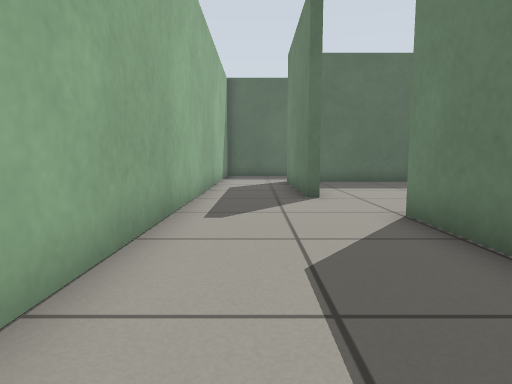
View 1 (above)

13 first-person views from a walk through a Gazebo world. The camera is 0.5 m above the floor, tilts 6° down and sees 75° across. The floor is counted in squares, 0.5 m on a side. Each view is taken from the middle of a square. On the plan, view 1 faces up. The plan holds only what a view shows up to about 12 squares ahead; the rest is blank.

View 2
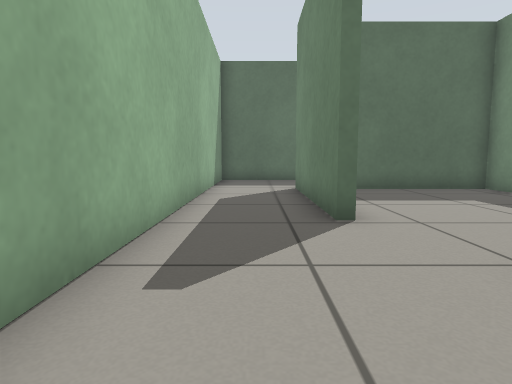

View 3
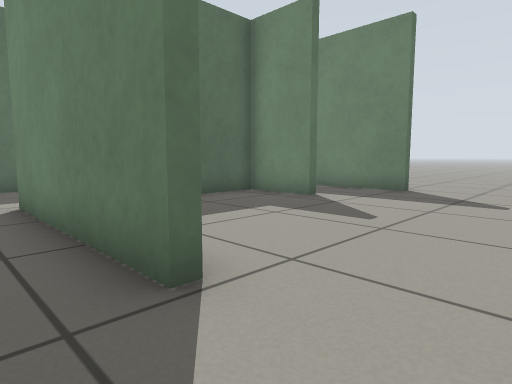

View 4
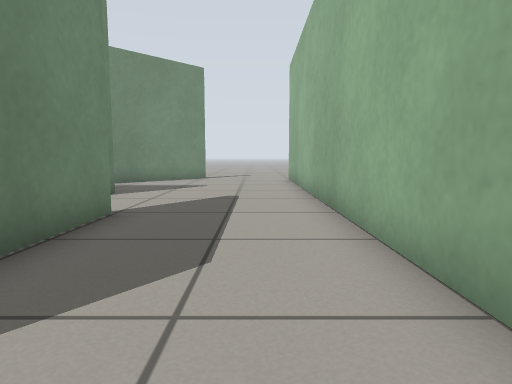

View 5
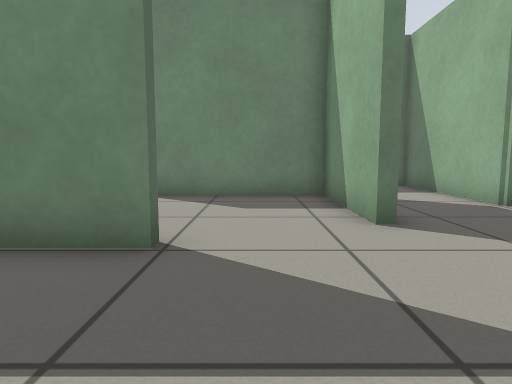

View 6
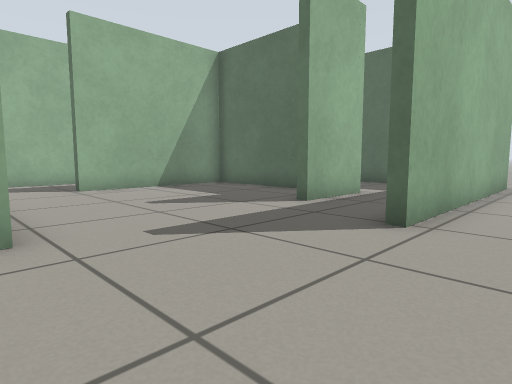

View 7
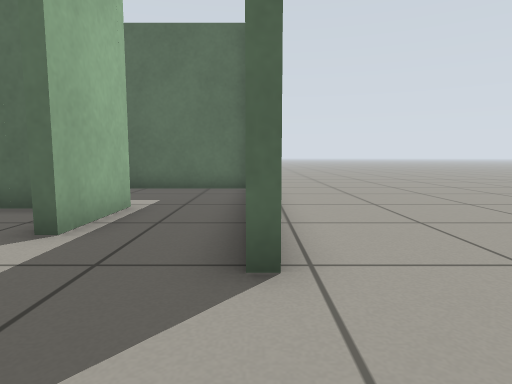

View 8
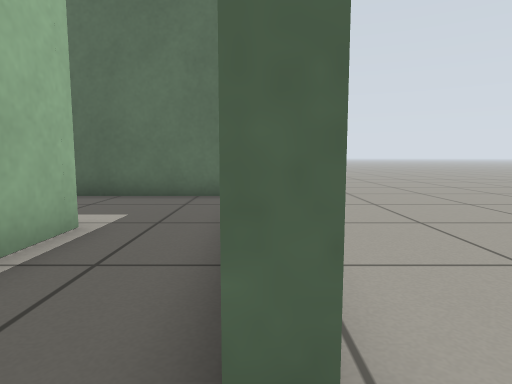

View 9
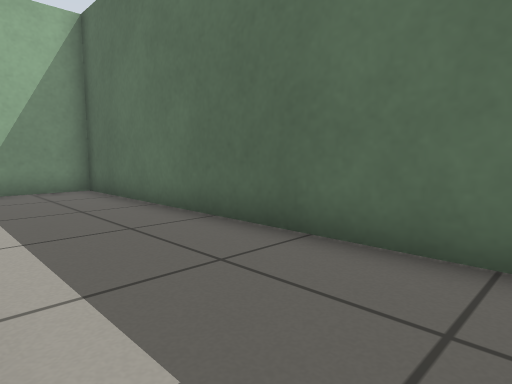

View 10
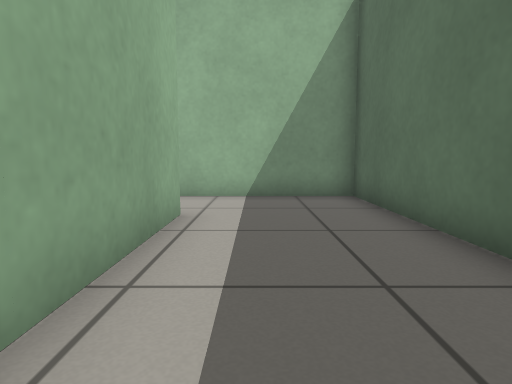

View 11
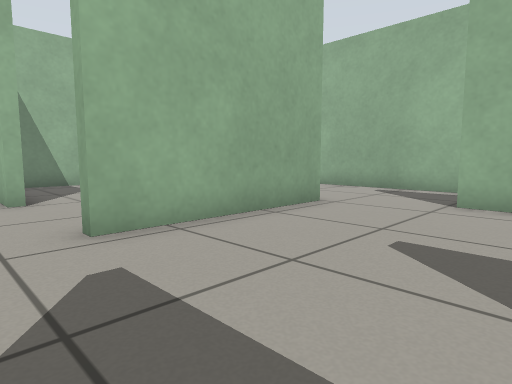

View 12
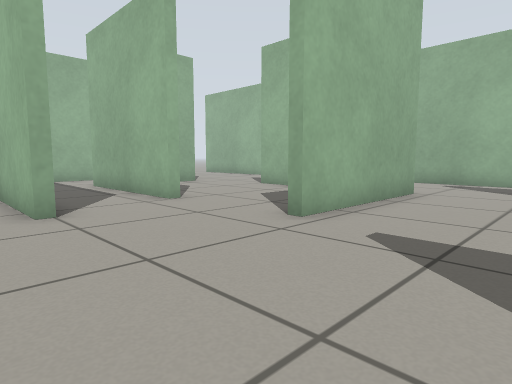

View 13
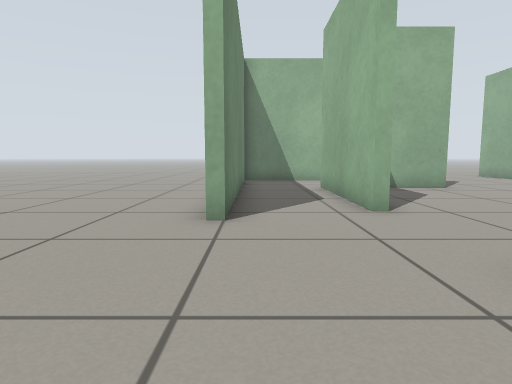

### Floor plan
Points are (right, up) in squares from view 1. A wall is a line through its corners. A room is listed if a view was taken in it or the views show most of it. See-through windows are left out.
Room 1 (views 1, 2, 3, 4, 5, 7, 8, 11, 12, 13)
walls: (1.3, 8.1) (1.3, 13.7); (7.2, 11.1) (7.2, 13.4) (2.9, 13.4); (9.9, 9.7) (9.9, 11.4); (1.6, 12) (1.6, 8.1); (2.6, 0.1) (2.6, 5.6) (7.5, 5.6); (3.8, -2.8) (7.6, -2.8) (7.6, 0.4); (-1.5, 14.5) (-1.5, -2.6); (10.2, 17.9) (10.2, 9.7)
ways out: opening at (1, -3) to room 2; opening at (5.5, 1) to room 2; opening at (10, 5) to room 2; opening at (-0.5, 14.5) to room 3; opening at (8.5, 12.5) to room 3
Room 2 (view 6)
walls: (5.6, -6.1) (10.5, -6.1); (10.5, -4.1) (10.5, 2.8) (10.8, 2.8) (10.8, -0.4); (7.6, 0.4) (7.6, 1.6); (7.8, 2) (7.8, -3.1); (2.9, 1.5) (2.9, 0.6); (-1.5, -2.6) (-1.5, -6.1); (7.5, 5.6) (7.5, 5.3)
ways out: opening at (1, -3) to room 1; opening at (5.5, 1) to room 1; opening at (10, 5) to room 1
Room 3 (views 9, 10)
walls: (1.3, 13.7) (5.4, 13.7); (7.5, 13.8) (7.5, 11.1); (9.8, 17.5) (-1.5, 17.5) (-1.5, 14.5); (9.9, 11.4) (9.9, 12.9)
ways out: opening at (-0.5, 14.5) to room 1; opening at (8.5, 12.5) to room 1

Where each view was taken, in squares from view 1:
view 1: 0 up, 0 right, facing up
view 2: 3 up, 0 right, facing up
view 3: 6 up, 0 right, facing up-right
view 4: 6 up, 0 right, facing down
view 5: 1 down, 1 left, facing right
view 6: 5 up, 12 right, facing up-left
view 7: 7 up, 10 right, facing up
view 8: 9 up, 10 right, facing up
view 9: 14 up, 9 right, facing up-left
view 10: 15 up, 7 right, facing left
view 11: 10 up, 9 right, facing down-left
view 12: 9 up, 12 right, facing down-left
view 13: 8 up, 10 right, facing down
